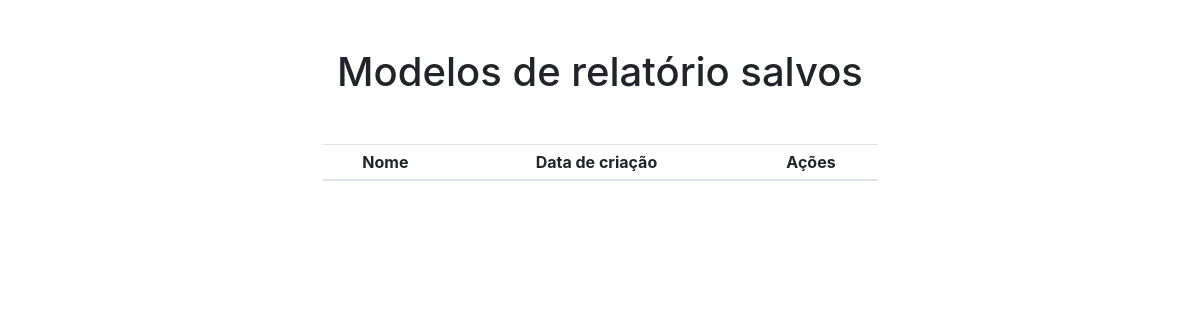
Page /listar/ on the earlier database version.
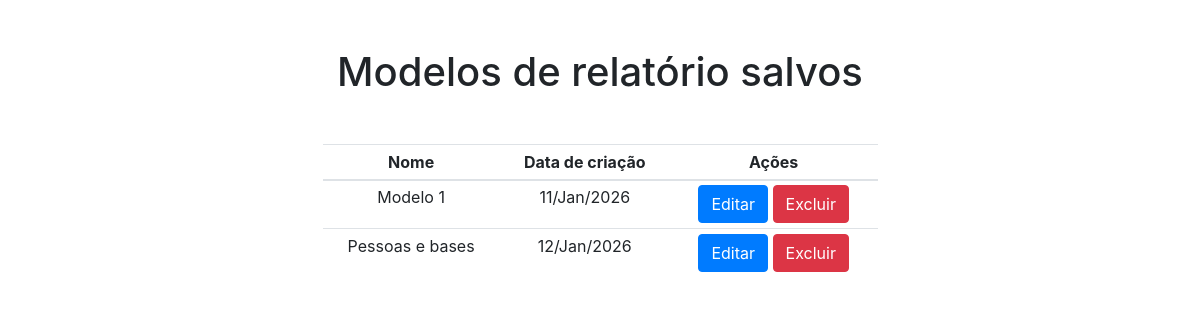
Same page on the later database version.
### relatorio_dinamico/models.py (models this page shows)
class Relatorio(models.Model):
    nome = models.CharField(max_length=255)
    html = models.TextField()
    criado_em = models.DateTimeField(auto_now_add=True)

### relatorio_dinamico/views.py (the view)
# urls.py: path('listar/', views.listar, name="listar_relatorio"),
def listar(request):
    relatorios = Relatorio.objects.all()
    return render(request, 'listar.html', {'relatorios': relatorios})

### templates/listar.html (shortened to what this page needs)
<!DOCTYPE html>
<html lang="pt-br">
<head>
    <link rel="stylesheet" href="https://cdn.jsdelivr.net/npm/bootstrap@4.6.2/dist/css/bootstrap.min.css">
</head>
<body>
    <div class="container">
        <div class="row">
            <div class="col">
                <h1 class="text-center my-5">Modelos de relatório salvos</h1>
                <div class="d-flex justify-content-center">
                    <table class="table table-sm text-center w-50">
                        <thead>
                            <tr>
                                <th>Nome</th>
                                <th>Data de criação</th>
                                <th>Ações</th>
                            </tr>
                        </thead>
                        <tbody>
                            {% for relatorio in relatorios %}
                                <tr>
                                    <td>{{ relatorio.nome }}</td>
                                    <td>{{ relatorio.criado_em|date:"d/M/Y" }}</td>
                                    <td>
                                        <a class="btn btn-primary" href="{% url "editar_relatorio" id=relatorio.id %}">Editar</a>
                                        <a class="btn btn-danger" href="{% url "excluir_relatorio" id=relatorio.id %}">Excluir</a>
                                    </td>
                                </tr>
                            {% endfor %}
                        </tbody>
                    </table>
                </div>
            </div>
        </div>
    </div>
</body>
</html>

Differences in the rows shown:
added Relatorio: nome "Modelo 1", criado_em "11/Jan/2026"
added Relatorio: nome "Pessoas e bases", criado_em "12/Jan/2026"
